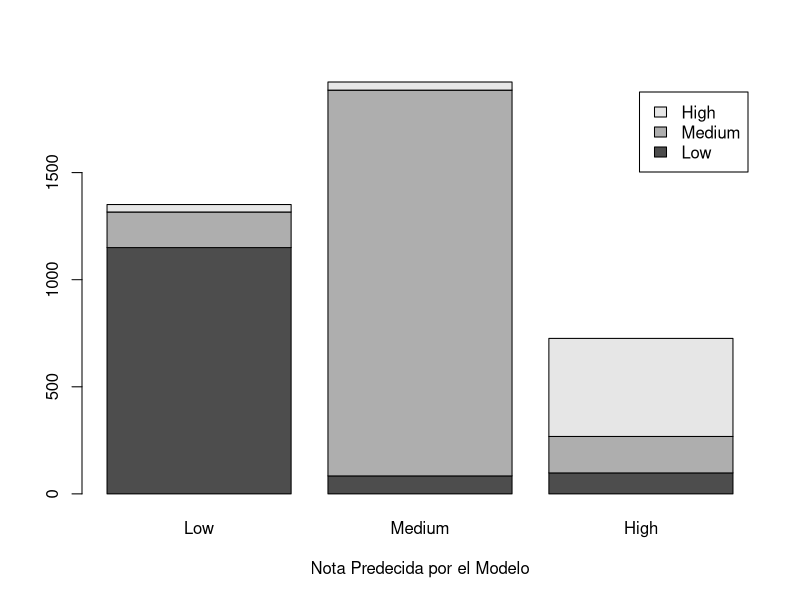
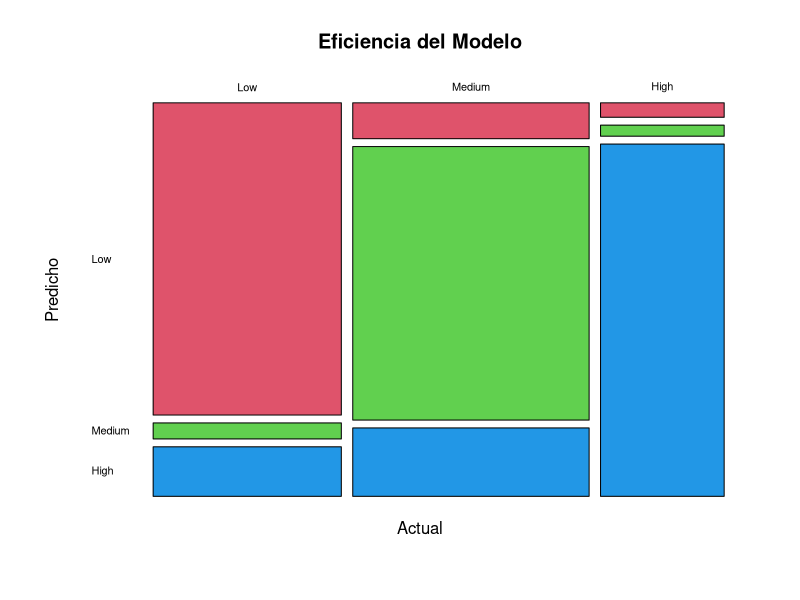

Generate these figures, in order, with R:
## ---- eval=FALSE, include=TRUE-------------------------------------------------------
## "Protocolo:
##  1. Daniel Felipe Villa Rengifo
##  2. Lenguaje: R
##  3. Tema: Matrices de Confusión y Diagramas de Mosaico
##  4. Fuentes:
##     https://bookdown.org/jboscomendoza/r-principiantes4/graficos-de-mosaico.html"


## ------------------------------------------------------------------------------------
"La base de datos se basa en notas de 4000 estudiantes, donde las dos ultimas columnas arrogan: 1. La nota real | 2. El valor predicho (todas dos tiene aspectos cualitativos = \"Low\", \"Medium\", \"High\")"


## ------------------------------------------------------------------------------------
# Cargamos la base de datos:
cp <- read.csv(file = "college-perf.csv")

# La variable Perf = Nota real
# la variable Pred = NOTA REDICHA

# Ahora transformaremos las dos columnas en datos que tengan sentido, ya que necistamos decirle a R que:

# LOW < MEDIUM < HIGH

# le diremos a R que quiero estos tres factores o niveles (ya que automaticamente R agrega los string que tienen muchas repeticiones como factores)

cp$Perf <- ordered(cp$Perf, levels = c("Low", "Medium", "High"))

# Hicimos un Ranking de las notas

cp$Pred <- ordered(cp$Pred, levels = c("Low", "Medium", "High"))

# SI vemos las columnas veremos que nos arrogara la clase ordered factor:
str(cp$Pred, cp$Perf)


# Ahora genereamos una tabla de doble entrada para lo predicho y lo arrogado:
#Daremos tambien una denominación, (nombres a la columna y fila)

tabla <- table(cp$Perf, cp$Pred, dnn = c("Actual", "Predicho"))

write.table(tabla, file = "TablaFreqAbs.txt")
print(tabla)

"De esto podemos decir, que para las personas que sacaron nota baja, el modelo predijo = que 182 personas (el modelo se equivoco en 182 casos de 1332) no lo harian (suma de la premra fila medium y high)"

# Tenemos que para un caso en concreto si un modelo se equivoca pocas veces de muchas eces realizado, diremos que este modelo esta bien. depende tambien del numero de datos

# En vez de las frecuencias absolutas, podemos mostrar las proporciones o porcentajes:

prop_tabla <- prop.table(tabla)

write.table(prop_tabla, file = "TablaProp.txt")
# 100% = 1.0
print(prop_tabla)


# Esta tabla (a continuación) esta organiza por filas, es decir si sumamos en horizontal hallaremos la cantida de estuddiantes que sacaron Baja, media o alta nota.

# Ahora vamos a redondedar la cuestión anterior para que prop.table no sace muchos decimales sino dos, además lo convertiremos a porcentaje:

porcentaje_tabla1 <- round(prop.table(tabla, 1)*100, digits = 2)

write.table(porcentaje_tabla1, file = "TablaPoncertaje1.txt")

print(porcentaje_tabla1)

# Pero notamos algo, por filas ponemos en entredicho el modelo, entoncces lo haremos por columnas

porcentaje_tabla2 <- round(prop.table(tabla, 2)*100, digits = 2)

write.table(porcentaje_tabla2, file = "TablaPoncertaje2.txt")

# Ahora lo que hacemos es poner en entredicho al estudiante

"Entonce spodemos decir, si el modelo ha dicho [Low], yo puedo garantizar que el 85% de los estudiantes tendran nota baja"

# Normalizamos por columnas en otras maneras

print(porcentaje_tabla2)


# Todas las tablas dadas anteriormente son tablas de confusión


## ------------------------------------------------------------------------------------
# Graficamos y exportamos el barplot para representar los datos
png(filename = "barplot.png")

barplot(tabla, legend.text = T,
        xlab = "Nota Predecida por el Modelo")

dev.off()

# Podmeos ver que la escala de grises no es la más adecuada, no vemos con una mayor clariadad los rectangulos de menor proporción haciendonos creer que hay menos datos, en fin podemos ver como esto deriva a dar una mala estadistica.

# Por eso graficaremso un digrama de mosaico con la función: mosaicplot()
# Pero ahora lo graficaremos con los valores de porcentajes

#Ponemos titulos, color y cambiamos la orientación de los ejes:

png(filename = "Mosaico.png")

mosaicplot(porcentaje_tabla2, main = "Eficiencia del Modelo",
           color = 2:7, las = 1)

# Con esto podemos ver de una manera más visual los resultados, dandonos mejkres estadisticas
dev.off()